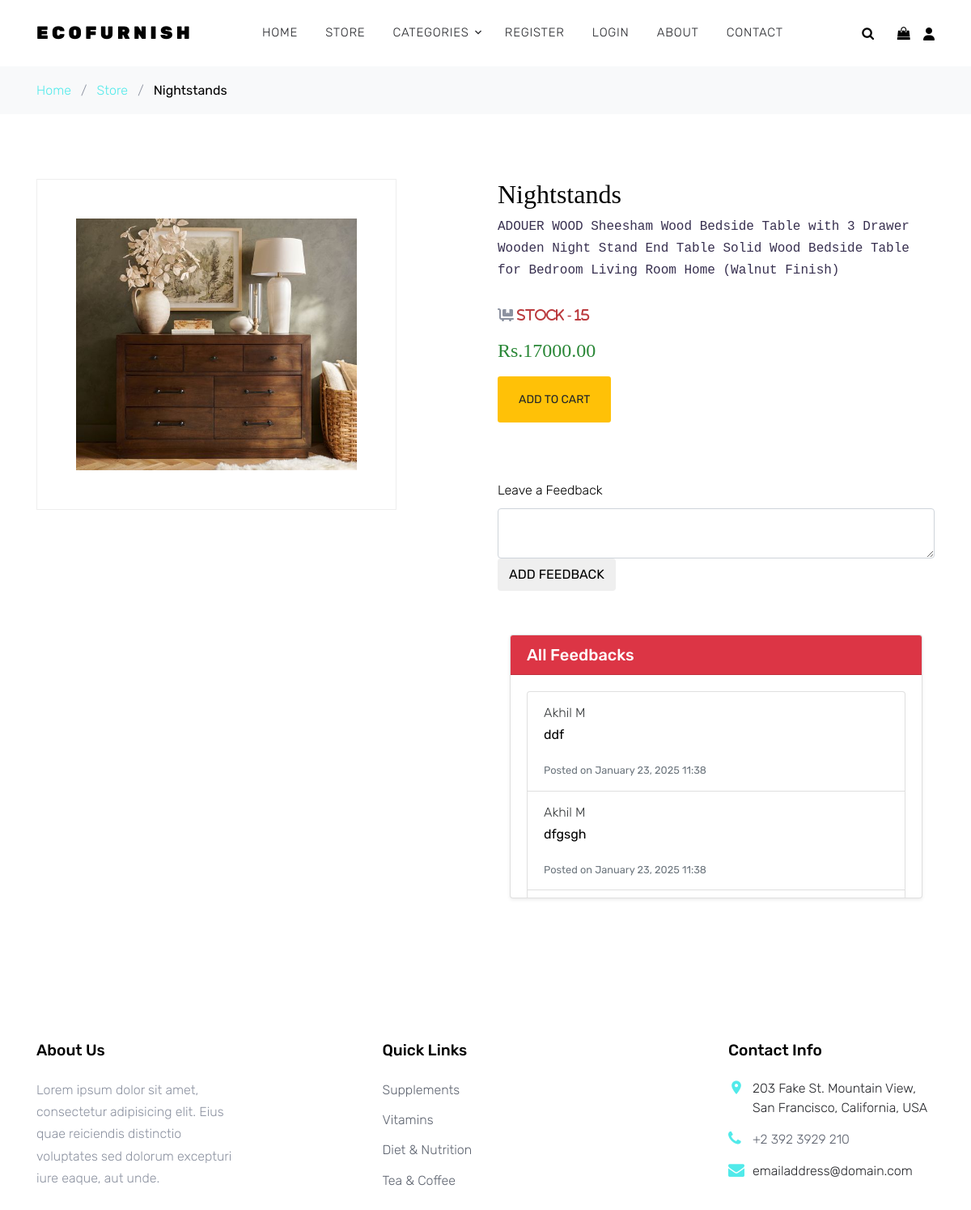
Before: /single_details/7/ with the older database file.
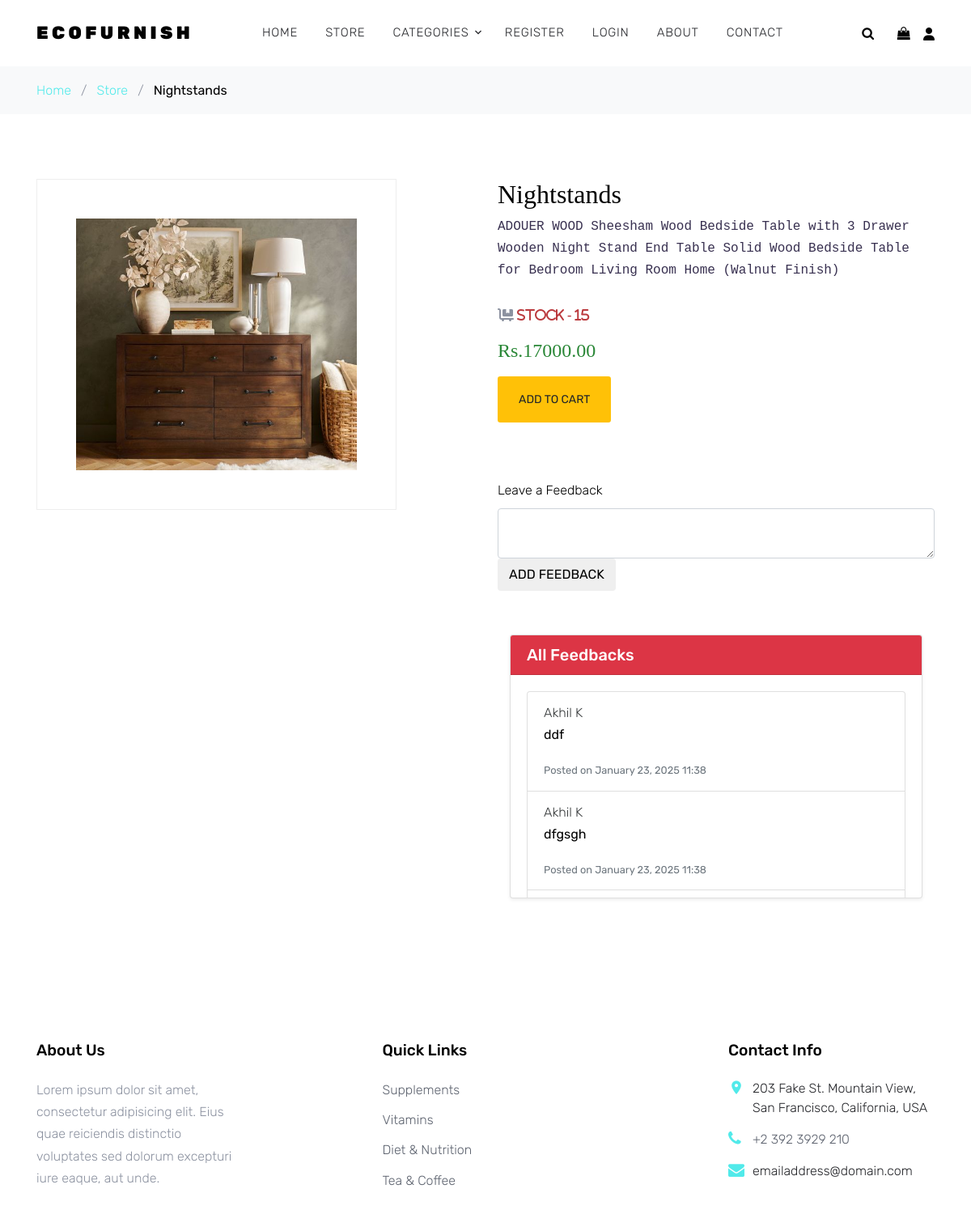
After: the same page with the newer database file.
### Store/models.py (models this page shows, shortened)
class Feedback(models.Model):
    user = models.ForeignKey(CustomerDetails, on_delete=models.CASCADE)
    feedback = models.TextField()
    product = models.ForeignKey(Furniture, on_delete=models.CASCADE)
    created_at = models.DateTimeField(auto_now_add=True)

### Customer/models.py (models this page shows, shortened)
class CustomerDetails(models.Model):
    id = models.OneToOneField(User, on_delete=models.CASCADE, primary_key=True)
    first_name = models.CharField(max_length=50)
    last_name = models.CharField(max_length=50)
    phone = models.BigIntegerField(unique=True)
    email = models.EmailField(unique=True)
    address = models.CharField(max_length=150)
    photo = models.ImageField(upload_to='Customers/', null=True, blank=True)

### Store/views.py (the view)
# urls.py: path('single_details/<int:pro_id>/', Single_Details, name='single_details'),
def Single_Details(request, pro_id):
    ecofurnishsingle = Furniture.objects.get(id=pro_id)
    feedback_list = Feedback.objects.filter(product_id=pro_id).order_by('-created_at')
    return render(request, 'Store/Shop_Details.html', {'pro': ecofurnishsingle,
                                                       'feedback_view':feedback_list})

### Store/context_processors.py (called while the page is built)
def EcoFurnish_Category(request):
    cat = Categories.objects.all()
    return dict(cat=cat)

### Template/Store/Shop_Details.html (shortened to what this page needs)
{% extends 'Home/Base.html' %}
{% load static %}
{% block content %}
    <div class="bg-light py-3">
      <div class="container">
        <div class="row">
          <div class="col-md-12 mb-0"><a href="index.html">Home</a> <span class="mx-2 mb-0">/</span> <a
              href="{% url 'Store:shop' %}">Store</a> <span class="mx-2 mb-0">/</span> <strong class="text-black">{{pro.product}}</strong></div>
        </div>
      </div>
    </div>
    <div class="site-section">
      <div class="container">
        <div class="row">
          <div class="col-md-5 mr-auto">
            <div class="border text-center">
              <img src="{{pro.image.url}}" alt="Image" class="img-fluid p-5">
            </div>
          </div>
          <div class="col-md-6">
            <h2 class="text-black" style="font-family: serif;">{{pro.product}}</h2>
            <p style="font-family: monospace; color: #383050;">{{pro.description}}</p>
            {% if pro.stock > 0 %}
            <p><strong class="fa-solid fa-cart-flatbed mt-3"> <span style="color:#BB3A3E;">Stock - {{pro.stock}}</span></strong></p>
            {% endif %}
            <p><strong class="text h4" style="font-family: serif; color:#2A8737;">Rs.{{pro.price}}</strong></p>
            {% if pro.stock > 0 %}
            <p><a href="{% url 'Cart:add_cart' pro.id %}" class="buy-now btn btn-sm height-auto px-4 py-3 btn-warning">Add To Cart</a></p>
            {% else %}
            <p><a href="#" class="buy-now btn btn-sm height-auto px-4 py-3 btn-dark">Out of Stock</a></p>
            {% endif %}
            <br><br>
            <form method="post" action="{% url 'Store:feedback' pro.id %}">
              <label class="text-black">Leave a Feedback</label>
              <textarea name="Add_Feedback" class="form-control" required></textarea>
              <div>
                <input type="submit" value="Add Feedback" class="btn btn-teal-300">
              </div>
            </form>
            <br><br>
            <div class="col-12">
                <div class="card shadow-sm">
                    <div class="card-header bg-danger text-white">
                        <h5 class="mb-0 text-white">All Feedbacks</h5>
                    </div>
                    <div class="card-body" style="max-height: 275px; overflow-y: auto;">
                        {% if feedback_view %}
                            <ul class="list-group">
                                {% for feedback in feedback_view %}
                                    <li class="list-group-item">
                                        <p><span style="color:#343738;">{{ feedback.user.first_name }} {{ feedback.user.last_name }}</span></span><br>
                                        <strong style="color:black;">{{ feedback.feedback }}</strong></p>
                                        <small class="text-muted">Posted on {{ feedback.created_at|date:"F d, Y H:i" }}</small>
                                    </li>
                                {% endfor %}
                            </ul>
                        {% else %}
                            <p>No feedback available for this product yet.</p>
                        {% endif %}
                    </div>
                </div>
            </div>
          </div>
        </div>
      </div>
    </div>
{% endblock %}

Changed rows visible on the page:
changed through a linked row, Feedback "ddf": user.last_name "M" → "K"
changed through a linked row, Feedback "dfgsgh": user.last_name "M" → "K"
